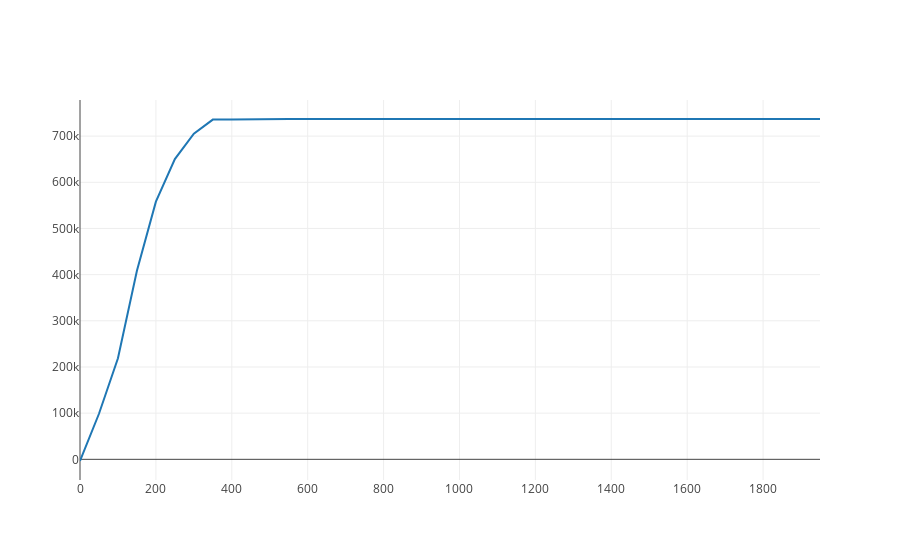

This figure's notebook cell:
### Markdown cell above
For SVI, we can look at the values of the variational objective, likelihood, and KL terms as a function of iteration.

### Code cell
iplot([go.Scatter(x = np.array(range(len(inf_svi.elbos)))*50, y = inf_svi.elbos)])
